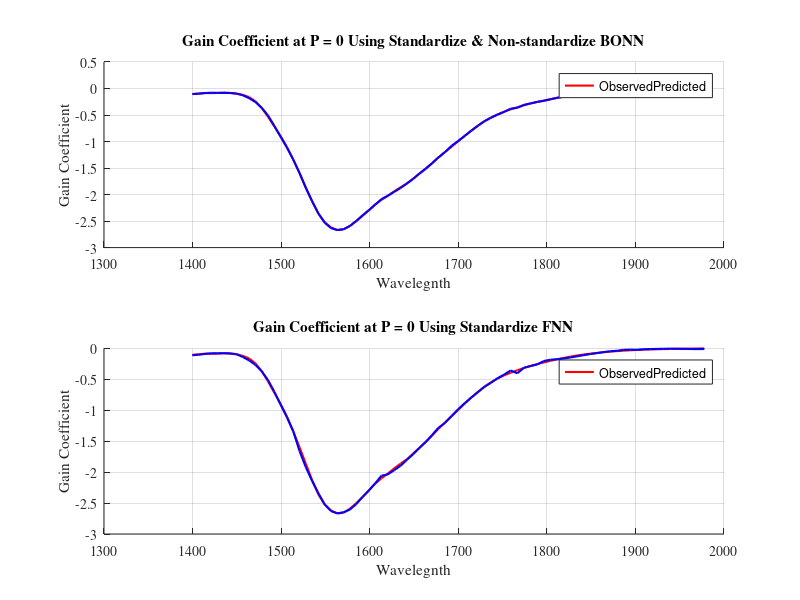
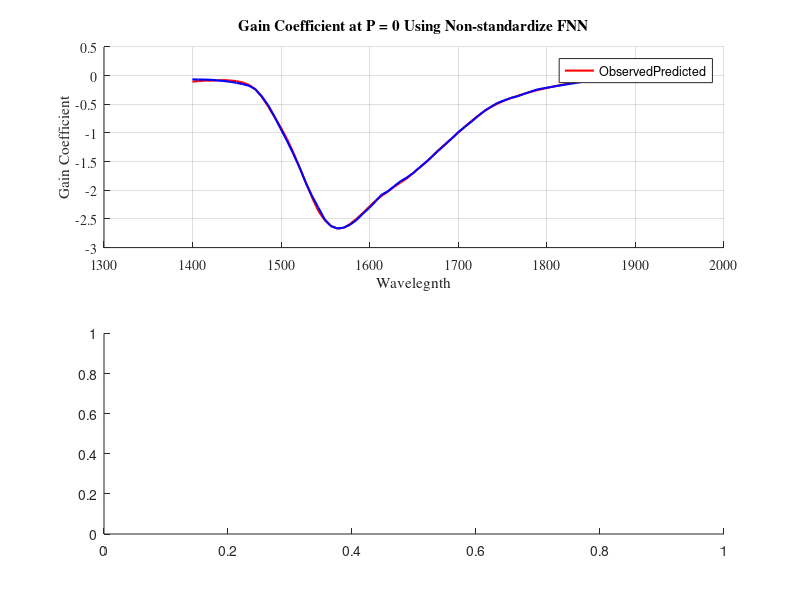
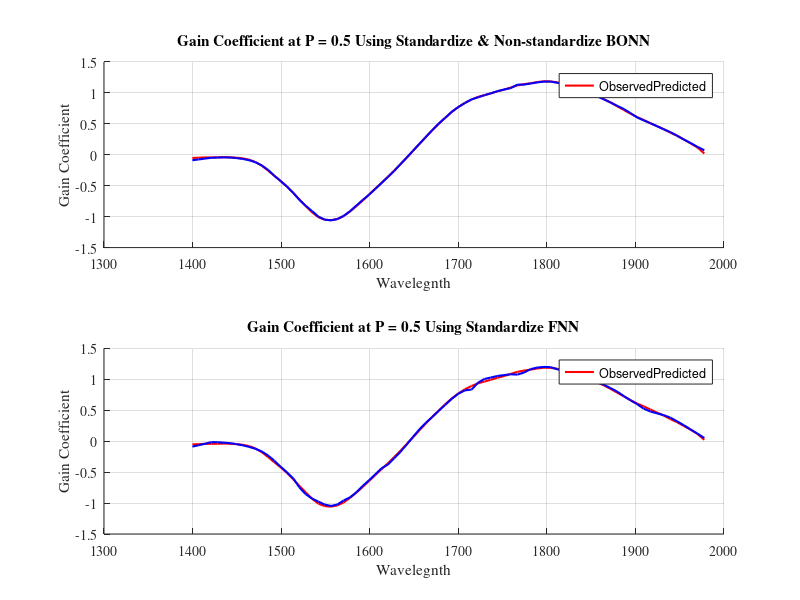
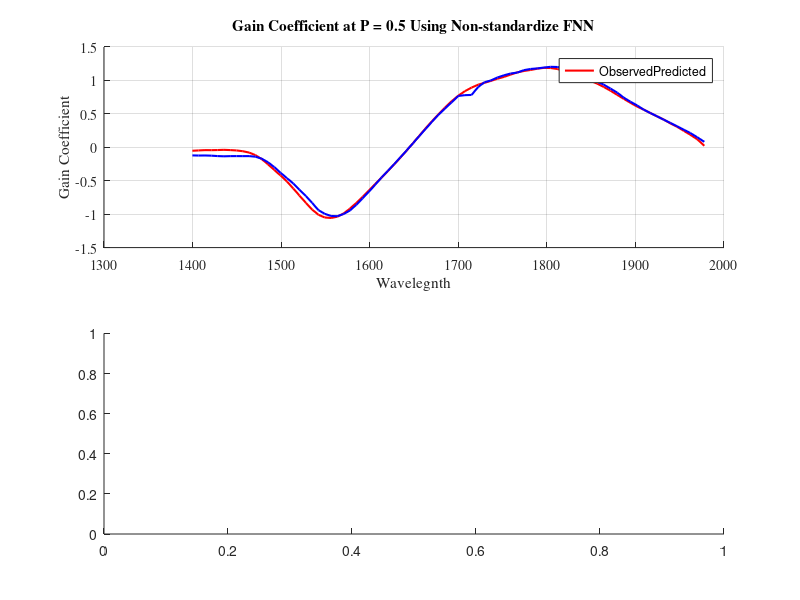

These charts were generated, in order, by the following MATLAB code:
load Plotting_Results.mat

%%
Conca_Est_Time_BONN = cat(1,BONN_P0_TotalTime.total_time,BONN_P01_TotalTime.total_time,...
    BONN_P02_TotalTime.total_time,BONN_P03_TotalTime.total_time,BONN_P04_TotalTime.total_time,...
    BONN_P05_TotalTime.total_time,BONN_P06_TotalTime.total_time,BONN_P07_TotalTime.total_time,...
    BONN_P08_TotalTime.total_time,BONN_P09_TotalTime.total_time,BONN_P1_TotalTime.total_time);
Avg_Est_Time_BONN = mean(Conca_Est_Time_BONN,'all');
sprintf('Total estimated time BONN training = %0.5f .\n',Avg_Est_Time_BONN)

Conca_Est_Time_Std_FNN = cat(1,Std_FNN_P0_TotalTime,Std_FNN_P01_TotalTime,...
    Std_FNN_P02_TotalTime,Std_FNN_P03_TotalTime,Std_FNN_P04_TotalTime,...
    Std_FNN_P05_TotalTime,Std_FNN_P06_TotalTime,Std_FNN_P07_TotalTime,...
    Std_FNN_P08_TotalTime,Std_FNN_P09_TotalTime,Std_FNN_P1_TotalTime);
Avg_Est_Time_Std_FNN = mean(Conca_Est_Time_Std_FNN,'all');
sprintf('Total estimated time standardized FNN training = %0.5f .\n',Avg_Est_Time_Std_FNN)

Conca_Est_Time_FNN = cat(1,FNN_P0_TotalTime,FNN_P01_TotalTime,...
    FNN_P02_TotalTime,FNN_P03_TotalTime,FNN_P04_TotalTime,...
    FNN_P05_TotalTime,FNN_P06_TotalTime,FNN_P07_TotalTime,...
    FNN_P08_TotalTime,FNN_P09_TotalTime,FNN_P1_TotalTime);
Avg_Est_Time_FNN = mean(Conca_Est_Time_FNN,'all');
sprintf('Total estimated time non-standardized FNN training = %0.5f .\n',Avg_Est_Time_FNN)

%%
sprintf('BONN RMSE at P0 = %0.5f .\n',BONN_P0_RMSE)
sprintf('BONN RMSE at P0.1 = %0.5f .\n',BONN_P01_RMSE)
sprintf('BONN RMSE at P0.2 = %0.5f .\n',BONN_P02_RMSE)
sprintf('BONN RMSE at P0.3 = %0.5f .\n',BONN_P03_RMSE)
sprintf('BONN RMSE at P0.4 = %0.5f .\n',BONN_P04_RMSE)
sprintf('BONN RMSE at P0.5 = %0.5f .\n',BONN_P05_RMSE)
sprintf('BONN RMSE at P0.6 = %0.5f .\n',BONN_P06_RMSE)
sprintf('BONN RMSE at P0.7 = %0.5f .\n',BONN_P07_RMSE)
sprintf('BONN RMSE at P0.8 = %0.5f .\n',BONN_P08_RMSE)
sprintf('BONN RMSE at P0.9 = %0.5f .\n',BONN_P09_RMSE)
sprintf('BONN RMSE at P1 = %0.5f .\n',BONN_P1_RMSE)

sprintf('non-standardize FNN RMSE at P0 = %0.5f .\n',FNN_P0_RMSE)
sprintf('standardize FNN RMSE at P0 = %0.5f .\n',Std_FNN_P0_RMSE)
sprintf('non-standardize FNN RMSE at P0.1 = %0.5f .\n',FNN_P01_RMSE)
sprintf('standardize FNN RMSE at P0.1 = %0.5f .\n',Std_FNN_P01_RMSE)
sprintf('non-standardize FNN RMSE at P0.2 = %0.5f .\n',FNN_P02_RMSE)
sprintf('standardize FNN RMSE at P0.2 = %0.5f .\n',Std_FNN_P02_RMSE)
sprintf('non-standardize FNN RMSE at P0.3 = %0.5f .\n',FNN_P03_RMSE)
sprintf('standardize FNN RMSE at P0.3 = %0.5f .\n',Std_FNN_P03_RMSE)
sprintf('non-standardize FNN RMSE at P0.4 = %0.5f .\n',FNN_P04_RMSE)
sprintf('standardize FNN RMSE at P0.4 = %0.5f .\n',Std_FNN_P04_RMSE)
sprintf('non-standardize FNN RMSE at P0.5 = %0.5f .\n',FNN_P05_RMSE)
sprintf('standardize FNN RMSE at P0.5 = %0.5f .\n',Std_FNN_P05_RMSE)
sprintf('non-standardize FNN RMSE at P0.6 = %0.5f .\n',FNN_P06_RMSE)
sprintf('standardize FNN RMSE at P0.6 = %0.5f .\n',Std_FNN_P06_RMSE)
sprintf('non-standardize FNN RMSE at P0.7 = %0.5f .\n',FNN_P07_RMSE)
sprintf('standardize FNN RMSE at P0.7 = %0.5f .\n',Std_FNN_P07_RMSE)
sprintf('non-standardize FNN RMSE at P0.8 = %0.5f .\n',FNN_P08_RMSE)
sprintf('standardize FNN RMSE at P0.8 = %0.5f .\n',Std_FNN_P08_RMSE)
sprintf('non-standardize FNN RMSE at P0.9 = %0.5f .\n',FNN_P09_RMSE)
sprintf('standardize FNN RMSE at P0.9 = %0.5f .\n',Std_FNN_P09_RMSE)
sprintf('non-standardize FNN RMSE at P1 = %0.5f .\n',FNN_P1_RMSE)
sprintf('standardize FNN RMSE at P1 = %0.5f .\n',Std_FNN_P1_RMSE)

%%
figure
subplot(2,1,1)
hold all
grid on
plot(GainCoefficient_Wave,GainCoefficient_p0,'red','LineWidth',1.5)
plot(GainCoefficient_Wave,BONN_P0_testPredictions,'blue','LineWidth',1.5)
legend(["Observed" "Predicted"])
xlabel("Wavelegnth")
ylabel("Gain Coefficient")
title("Gain Coefficient at P = 0 Using Standardize & Non-standardize BONN")
set(gca,'FontName','Times')
subplot(2,1,2)
hold all
grid on
plot(GainCoefficient_Wave,GainCoefficient_p0,'red','LineWidth',1.5)
plot(GainCoefficient_Wave,Std_FNN_P0_testPredictions,'blue','LineWidth',1.5)
legend(["Observed" "Predicted"])
xlabel("Wavelegnth")
ylabel("Gain Coefficient")
title("Gain Coefficient at P = 0 Using Standardize FNN")
set(gca,'FontName','Times')


figure
subplot(2,1,1)
hold all
grid on
plot(GainCoefficient_Wave,GainCoefficient_p0,'red','LineWidth',1.5)
plot(GainCoefficient_Wave,FNN_P0_testPredictions,'blue','LineWidth',1.5)
legend(["Observed" "Predicted"])
xlabel("Wavelegnth")
ylabel("Gain Coefficient")
title("Gain Coefficient at P = 0 Using Non-standardize FNN")
set(gca,'FontName','Times')
subplot(2,1,2)

figure
subplot(2,1,1)
hold all
grid on
plot(GainCoefficient_Wave,GainCoefficient_p05,'red','LineWidth',1.5)
plot(GainCoefficient_Wave,BONN_P05_testPredictions,'blue','LineWidth',1.5)
legend(["Observed" "Predicted"])
xlabel("Wavelegnth")
ylabel("Gain Coefficient")
title("Gain Coefficient at P = 0.5 Using Standardize & Non-standardize BONN")
set(gca,'FontName','Times')
subplot(2,1,2)
hold all
grid on
plot(GainCoefficient_Wave,GainCoefficient_p05,'red','LineWidth',1.5)
plot(GainCoefficient_Wave,Std_FNN_P05_testPredictions,'blue','LineWidth',1.5)
legend(["Observed" "Predicted"])
xlabel("Wavelegnth")
ylabel("Gain Coefficient")
title("Gain Coefficient at P = 0.5 Using Standardize FNN")
set(gca,'FontName','Times')

figure
subplot(2,1,1)
hold all
grid on
plot(GainCoefficient_Wave,GainCoefficient_p05,'red','LineWidth',1.5)
plot(GainCoefficient_Wave,FNN_P05_testPredictions,'blue','LineWidth',1.5)
legend(["Observed" "Predicted"])
xlabel("Wavelegnth")
ylabel("Gain Coefficient")
title("Gain Coefficient at P = 0.5 Using Non-standardize FNN")
set(gca,'FontName','Times')
subplot(2,1,2)

figure
subplot(2,1,1)
hold all
grid on
plot(GainCoefficient_Wave,GainCoefficient_p1,'red','LineWidth',1.5)
plot(GainCoefficient_Wave,BONN_P1_testPredictions,'blue','LineWidth',1.5)
legend(["Observed" "Predicted"])
xlabel("Wavelegnth")
ylabel("Gain Coefficient")
title("Gain Coefficient at P = 1 Using Standardize & Non-standardize BONN")
set(gca,'FontName','Times')
subplot(2,1,2)
hold all
grid on
plot(GainCoefficient_Wave,GainCoefficient_p1,'red','LineWidth',1.5)
plot(GainCoefficient_Wave,Std_FNN_P1_testPredictions,'blue','LineWidth',1.5)
legend(["Observed" "Predicted"])
xlabel("Wavelegnth")
ylabel("Gain Coefficient")
title("Gain Coefficient at P = 1 Using Standardize FNN")
set(gca,'FontName','Times')

figure
subplot(2,1,1)
hold all
grid on
plot(GainCoefficient_Wave,GainCoefficient_p1,'red','LineWidth',1.5)
plot(GainCoefficient_Wave,FNN_P1_testPredictions,'blue','LineWidth',1.5)
legend(["Observed" "Predicted"])
xlabel("Wavelegnth")
ylabel("Gain Coefficient")
title("Gain Coefficient at P = 1 Using Non-standardize FNN")
set(gca,'FontName','Times')
subplot(2,1,2)

%%
